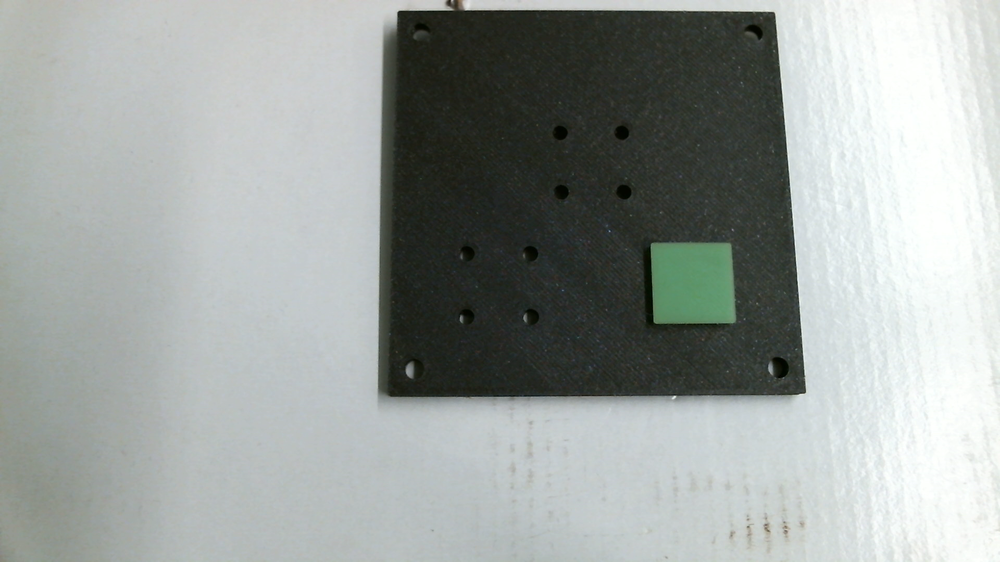
#> input picture Python/Measure/opencv_frame_0.png, 1000 x 562 px, shrunk from 1920 x 1080 before the run
$ python CheckYellow.py
#> lines starting #> are read from the running program, lines starting #| are printed output that depends on the picture; after the words box and inside, x2 and y2 are one past the last pixel; in counts of white or black regions, pixels touching at a corner belong together
import cv2
import numpy as np

image = cv2.imread('opencv_frame_0.png')
#> image is the input picture: shape (562, 1000, 3); mean B, G, R 158, 161, 155.3
#convert to HSV
imgHsv = cv2.cvtColor(image,cv2.COLOR_BGR2HSV)
#> imgHsv: shape (562, 1000, 3); mean H, S, V 72.8, 18.5, 161.5

#grün: H=40..100, S=60..255, V=70..250
#green color
h_min = 50
h_max = 100
s_min = 60
s_max = 255
v_min = 70
v_max = 250

lower = np.array([h_min, s_min, v_min])
upper = np.array([h_max, s_max, v_max])

mask = cv2.inRange(imgHsv, lower, upper)
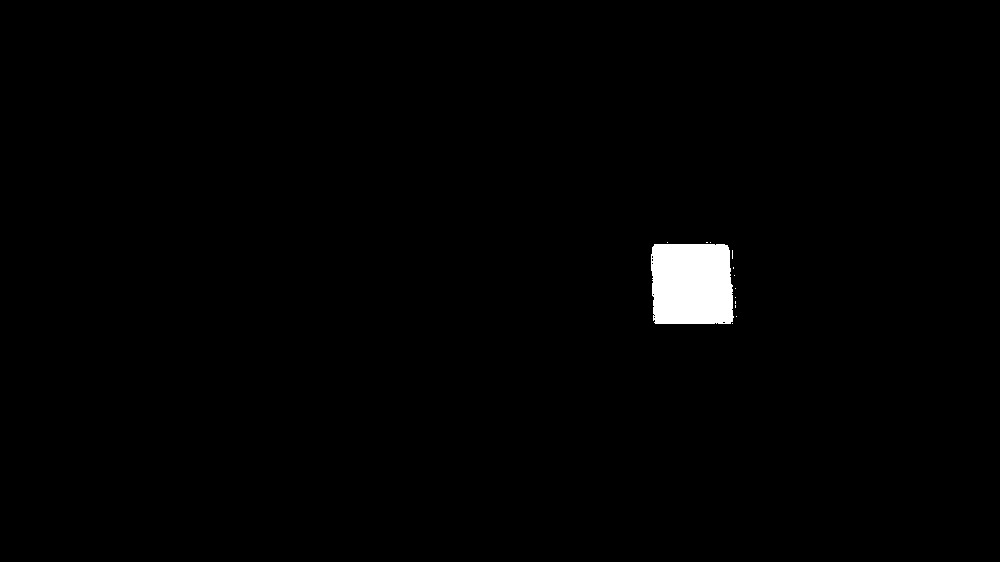
#> mask: shape (562, 1000); 1.1% white; 13 white regions (12 under 20 px), largest, box (x1, y1, x2, y2) and area: (651, 244, 734, 324) 6308
yellow_result = cv2.bitwise_and(image,image, mask = mask)
cv2.imshow('result', yellow_result)

anzahl = cv2.countNonZero(mask)
#> anzahl = 6334

if anzahl > 1000:
    print('Die Farbe grün ist ' + str(anzahl) + ' Punkten vorhanden')
#| Die Farbe grün ist 6334 Punkten vorhanden
else:
    print('Die farbe gelb ist nicht ausreichend vorhanden')

# rot: H=0..20, S= 130..255, V= 0..255

#Rot
h_min = 0
h_max = 20
s_min = 130
s_max = 255
v_min = 0
v_max = 255

lower = np.array([h_min, s_min, v_min])
upper = np.array([h_max, s_max, v_max])
mask = cv2.inRange(imgHsv, lower, upper)
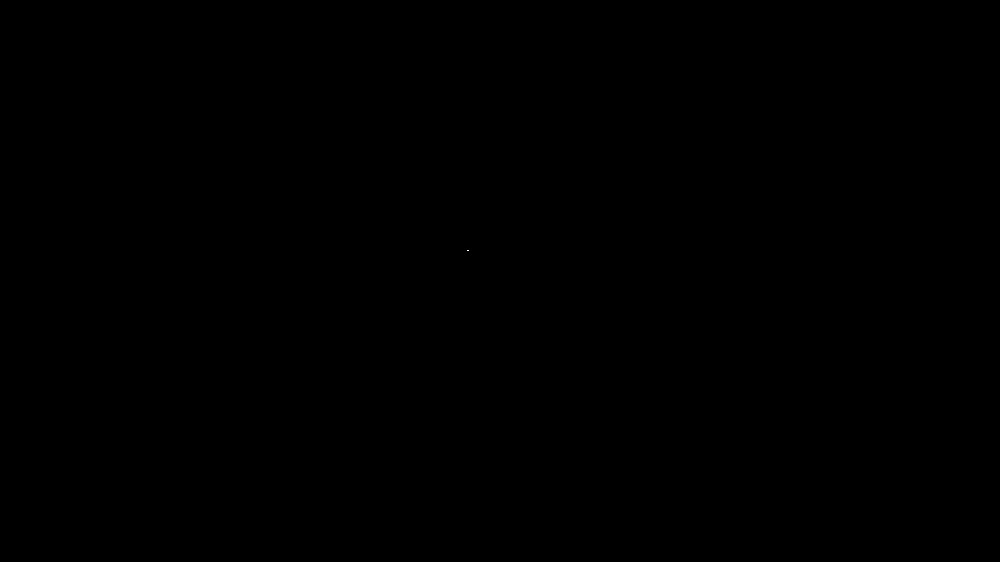
#> mask: shape (562, 1000); 0% white in thin lines or dots, all inside (x1, y1, x2, y2) = (467, 250, 469, 251)

red_result = cv2.bitwise_and(image,image, mask = mask)
cv2.imshow("mask", yellow_result)
cv2.imshow('result', red_result)
cv2.imshow('image',image)

redpoints = cv2.countNonZero(mask)
#> redpoints = 2

if redpoints > 1000:
    print('Die Farbe rot ist mit ' + str(redpoints) + ' Punkten vorhanden')
else:
    print('Die farbe gelb ist nicht ausreichend vorhanden')

cv2.waitKey(0)

$ run again, with Python/Measure/opencv_frame_16.png copied over Python/Measure/opencv_frame_0.png
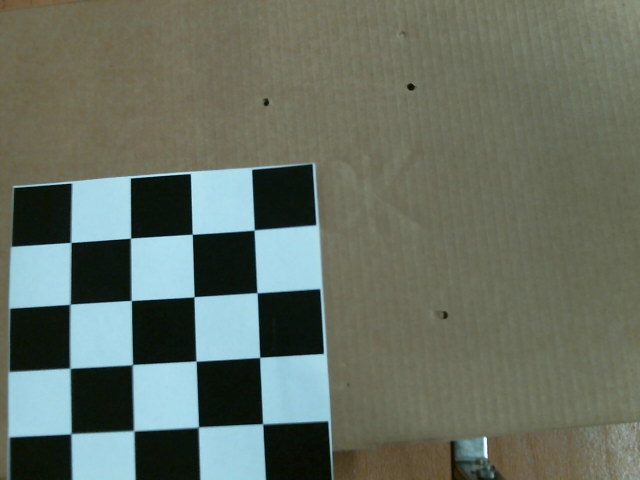
#> input picture Python/Measure/opencv_frame_16.png, 640 x 480 px
#> image is the input picture: shape (480, 640, 3); mean B, G, R 99.4, 111.2, 102.4
#> imgHsv: shape (480, 640, 3); mean H, S, V 47.4, 65.1, 114.9
#> `mask = cv2.inRange(imgHsv, lower, upper)`:
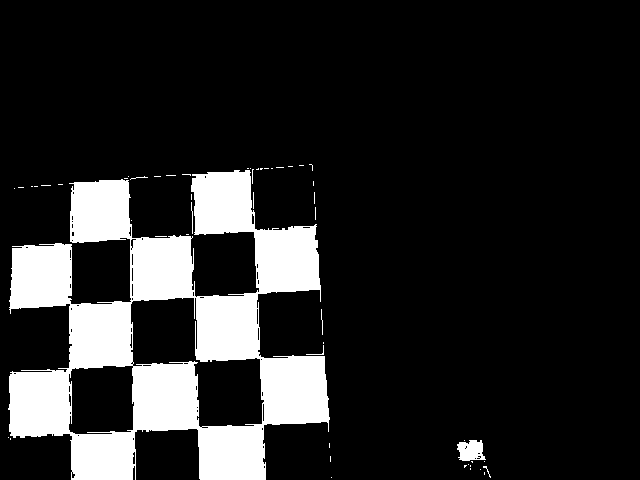
#> mask: shape (480, 640); 15.3% white; 52 white regions (46 under 20 px), largest, box (x1, y1, x2, y2) and area: (8, 170, 330, 480) 46244, (457, 440, 486, 461) 453, (191, 202, 193, 234) 32, (306, 345, 324, 355) 28, (321, 309, 323, 335) 26, (483, 466, 491, 478) 20
#> `yellow_result = cv2.bitwise_and(image,image, mask = mask)`:
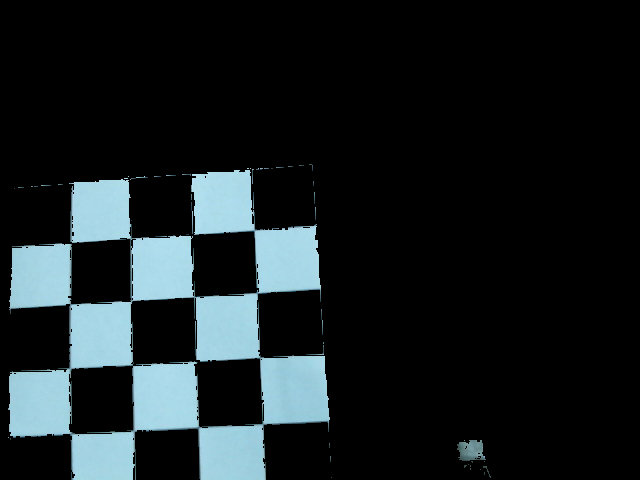
#> yellow_result: shape (480, 640, 3); mean B, G, R 33.9, 31.6, 24.5
#> anzahl = 47050
#| Die Farbe grün ist 47050 Punkten vorhanden
#> redpoints = 196
